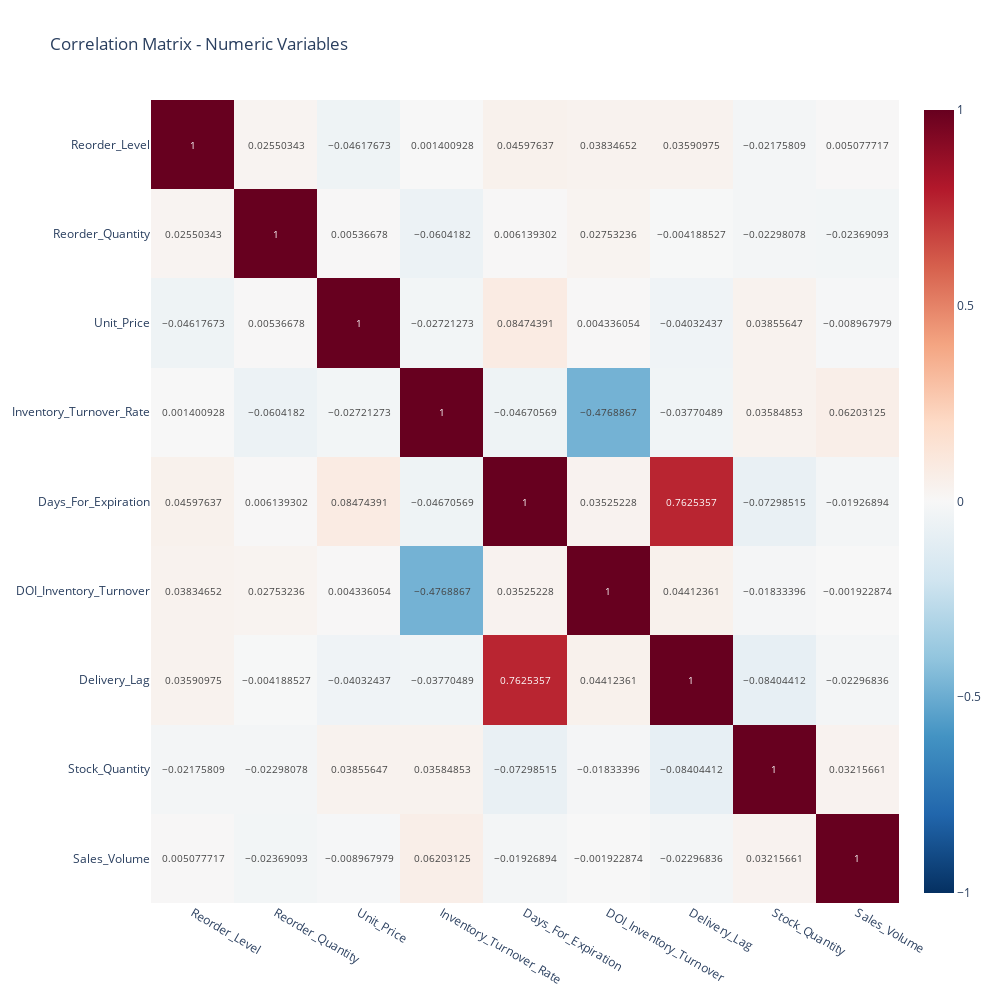

Source (notebook cell):
### Code cell
# Create a heatmap visualization of the correlation matrix
fig_corr = px.imshow(correlation_matrix,
                    title='Correlation Matrix - Numeric Variables',
                    color_continuous_scale='RdBu_r',  # Red-Blue reversed color scale
                    aspect="auto",                   # Automatic aspect ratio
                    text_auto=True,                  # Display correlation values on cells
                    zmin=-1, zmax=1)                 # Fix color scale from -1 to +1

# Adjust the figure dimensions
fig_corr.update_layout(width=1000, height=1000)

# Display the interactive heatmap
fig_corr.show()

### Figure 1 — Plotly figure (JSON) as saved in the notebook; plotly's stock layout.template omitted (floating-point values rounded to 4 significant figures)
{"data": [{"coloraxis": "coloraxis", "hovertemplate": "x: %{x}<br>y: %{y}<br>color: %{z}<extra></extra>", "name": "0", "texttemplate": "%{z}", "type": "heatmap", "x": ["Reorder_Level", "Reorder_Quantity", "Unit_Price", "Inventory_Turnover_Rate", "Days_For_Expiration", "DOI_Inventory_Turnover", "Delivery_Lag", "Stock_Quantity", "Sales_Volume"], "xaxis": "x", "y": ["Reorder_Level", "Reorder_Quantity", "Unit_Price", "Inventory_Turnover_Rate", "Days_For_Expiration", "DOI_Inventory_Turnover", "Delivery_Lag", "Stock_Quantity", "Sales_Volume"], "yaxis": "y", "z": [[1, 0.0255, -0.04618, 0.001401, 0.04598, 0.03835, 0.03591, -0.02176, 0.005078], [0.0255, 1, 0.005367, -0.06042, 0.006139, 0.02753, -0.004189, -0.02298, -0.02369], [-0.04618, 0.005367, 1, -0.02721, 0.08474, 0.004336, -0.04032, 0.03856, -0.008968], [0.001401, -0.06042, -0.02721, 1, -0.04671, -0.4769, -0.0377, 0.03585, 0.06203], [0.04598, 0.006139, 0.08474, -0.04671, 1, 0.03525, 0.7625, -0.07299, -0.01927], [0.03835, 0.02753, 0.004336, -0.4769, 0.03525, 1, 0.04412, -0.01833, -0.001923], [0.03591, -0.004189, -0.04032, -0.0377, 0.7625, 0.04412, 1, -0.08404, -0.02297], [-0.02176, -0.02298, 0.03856, 0.03585, -0.07299, -0.01833, -0.08404, 1, 0.03216], [0.005078, -0.02369, -0.008968, 0.06203, -0.01927, -0.001923, -0.02297, 0.03216, 1]]}], "layout": {"coloraxis": {"cmax": 1, "cmin": -1, "colorscale": [[0, "rgb(5,48,97)"], [0.1, "rgb(33,102,172)"], [0.2, "rgb(67,147,195)"], [0.3, "rgb(146,197,222)"], [0.4, "rgb(209,229,240)"], [0.5, "rgb(247,247,247)"], [0.6, "rgb(253,219,199)"], [0.7, "rgb(244,165,130)"], [0.8, "rgb(214,96,77)"], [0.9, "rgb(178,24,43)"], [1, "rgb(103,0,31)"]]}, "height": 1000, "title": {"text": "Correlation Matrix - Numeric Variables"}, "width": 1000, "xaxis": {"anchor": "y", "domain": [0, 1]}, "yaxis": {"anchor": "x", "autorange": "reversed", "domain": [0, 1]}}}
